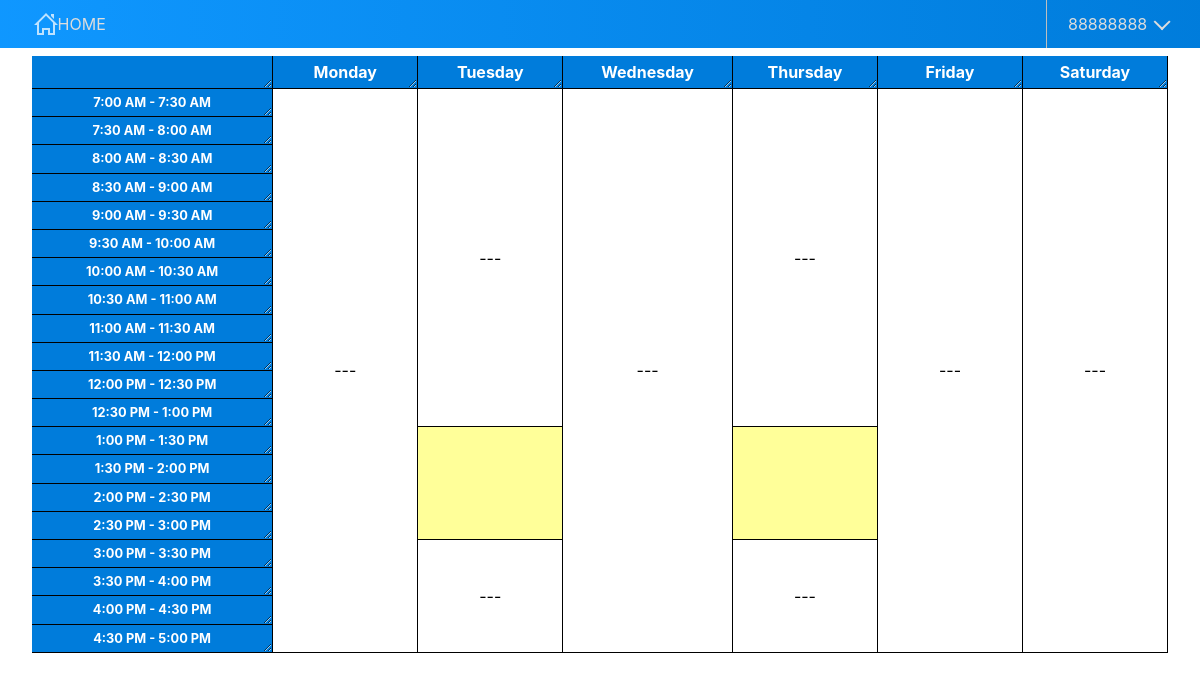
The page /scheduleview.php?signin=success (signed in) on the database as committed earlier.
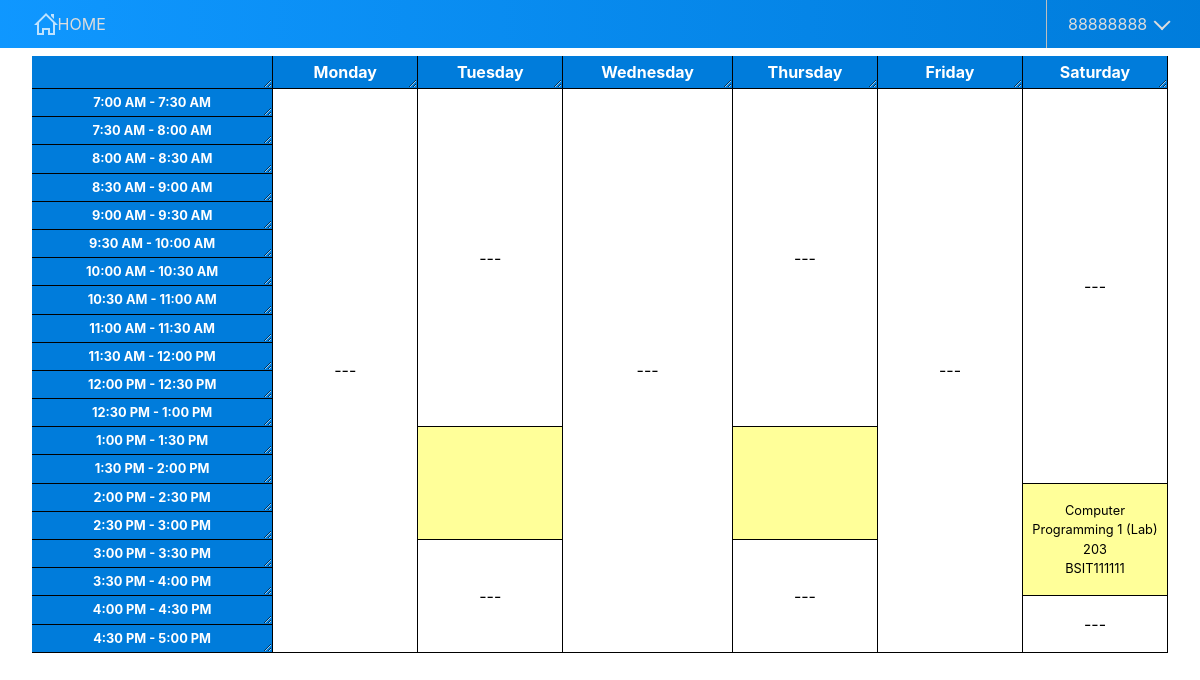
The same page on the database as committed later.
### tables this page shows
CREATE TABLE `schedules_operation` (
  `op_id` int(11) NOT NULL,
  `op_start` time NOT NULL DEFAULT '07:00:00',
  `op_end` time NOT NULL DEFAULT '17:00:00',
  `op_jump` enum('15','30','45','60') NOT NULL DEFAULT '30',
  `op_type` enum('prof','subj','room','sect') NOT NULL,
  `op_typeid` int(11) NOT NULL
);

CREATE TABLE `professors` (
  `id` int(11) NOT NULL,
  `emp_no` int(11) NOT NULL,
  `last_name` tinytext NOT NULL,
  `first_name` tinytext NOT NULL,
  `middle_initial` tinytext NOT NULL,
  `suffix` tinytext NOT NULL,
  `dept_id` int(11) NOT NULL,
  `user_id` int(11) NOT NULL,
  `prof_active` tinyint(1) NOT NULL DEFAULT 1,
  `prof_img` text DEFAULT NULL
);

CREATE TABLE `schedules` (
  `sched_id` int(11) NOT NULL,
  `sched_from` time NOT NULL,
  `sched_to` time NOT NULL,
  `sched_modified` timestamp NOT NULL DEFAULT current_timestamp() ON UPDATE current_timestamp(),
  `prof_id` int(11) DEFAULT NULL,
  `subj_id` int(11) DEFAULT NULL,
  `room_id` int(11) DEFAULT NULL,
  `sect_id` int(11) DEFAULT NULL
);

CREATE TABLE `subjects` (
  `subj_id` int(11) NOT NULL,
  `subj_code` varchar(12) NOT NULL,
  `subj_desc` text NOT NULL,
  `units` int(11) NOT NULL,
  `dept_id` enum('Tertiarty','SHS') NOT NULL,
  `subj_active` tinyint(1) NOT NULL DEFAULT 1
);

CREATE TABLE `rooms` (
  `rm_id` int(11) NOT NULL,
  `rm_name` varchar(30) NOT NULL,
  `rm_desc` text NOT NULL,
  `rm_floor` enum('2nd Floor','3rd Floor','4th Floor','5th Floor') NOT NULL,
  `rm_capacity` smallint(6) NOT NULL,
  `rm_active` tinyint(1) NOT NULL DEFAULT 1
);

CREATE TABLE `sections` (
  `sect_id` int(11) NOT NULL,
  `sect_name` varchar(50) NOT NULL,
  `sect_year` int(11) NOT NULL,
  `sect_sem` int(11) NOT NULL,
  `dept_id` int(11) NOT NULL,
  `sect_active` tinyint(1) NOT NULL DEFAULT 1
);

### classes/Dbh.class.php (called while the page is built)
<?php
class Dbh
{
   private $host = 'localhost';
   private $user = "root";
   private $pwd = "";
   private $dbName = "ClassSchedulingSystem";
   protected function connect()
   {
      try {
         $dsn = "mysql:host=" . $this->host . "; dbname=" . $this->dbName;
         $pdo = new PDO($dsn, $this->user, $this->pwd);
         $pdo->setAttribute(PDO::ATTR_DEFAULT_FETCH_MODE, PDO::FETCH_ASSOC);
         return $pdo;
      } catch (PDOException $e) {
         print "Database Error: " . $e->getMessage() . "<br/>";
         die();
      }
   }
}

### classes/Schedules.class.php (called while the page is built, shortened)
<?php
class Schedules extends Dbh
{
  protected function getDisplayTime($type, $id)
  {
    $sql = "SELECT * FROM schedules_operation WHERE op_type = ? AND op_typeid = ? LIMIT 1";
    try {
      $stmt = $this->connect()->prepare($sql);
      $stmt->execute([$type, $id]);
      $result = $stmt->fetchAll();
      return $result;
    } catch (PDOException $e) {
      trigger_error('Error: ' . $e);
    }
  }
  protected function getTimeSlotValue($type, $id)
  {
    $sql = "SELECT sc.sched_id,sched_from,sched_to,sched_day,last_name,rm_name,sect_name,subj_desc FROM schedules sc
    LEFT JOIN schedules_day sd ON sc.sched_id = sd.sched_id
    LEFT JOIN professors pr ON sc.prof_id = pr.id
    LEFT JOIN rooms ro ON sc.room_id = ro.rm_id
    LEFT JOIN sections se ON sc.sect_id = se.sect_id
    LEFT JOIN subjects su ON sc.subj_id = su.subj_id WHERE sc.{$type}_id = ? ";
    try {
      $stmt = $this->connect()->prepare($sql);
      $stmt->execute([$id]);
      $results = $stmt->fetchAll();
      return $results;
    } catch (PDOException $e) {
      trigger_error('Error: ' . $e);
    }
  }
}

### classes/Professors.class.php (called while the page is built, shortened)
<?php
class Professors extends Dbh
{
   protected function getProfessorByUserID($userID)
   {
      $sql = "SELECT id,emp_no, last_name,first_name,middle_initial,suffix,CONCAT(last_name,', ', first_name,' ', middle_initial, ' ',suffix ) as full_name, p.dept_id,user_id,prof_active, COALESCE(prof_img,'professor.png') as img , dept_name FROM professors p INNER JOIN departments d ON p.dept_id = d.dept_id WHERE user_id = ? LIMIT 1";
      try {
         $stmt = $this->connect()->prepare($sql);
         $stmt->execute([$userID]);
         $result = $stmt->fetchAll();
         return $result;
      } catch (PDOException $e) {
         trigger_error("Error: $e");
      }
   }
}

### classes/ProfessorsView.class.php (called while the page is built, shortened)
<?php
class ProfessorsView extends Professors
{
   public function FetchProfessorByUserID($userID)
   {
      $result = $this->getProfessorByUserID($userID);
      return $result;
   }
}

### classes/SchedulesView.class.php (the view, shortened to what this page needs)
<?php
class SchedulesView extends Schedules
{
  public function FetchDisplayTime($type, $id)
  {
    $result = $this->getDisplayTime($type, $id);
    return $result;
  }
  public function FetchTimeSlotValue($type, $id)
  {
    $results = $this->getTimeSlotValue($type, $id);
    return $results;
  }
  public function GenerateCellValue($type, $data)
  {
    $subjDesc = $data['subj_desc'] ?? '';
    $sectName = $data['sect_name'] ?? '';
    $lastName = $data['last_name'] ?? '';
    $roomName = $data['rm_name'] ?? '';
    $newArray = [];
    if ($type == 'sect') {
      array_push($newArray, $subjDesc);
      array_push($newArray, $roomName);
      array_push($newArray, $lastName);
    } else if ($type == 'prof') {
      array_push($newArray, $subjDesc);
      array_push($newArray, $roomName);
      array_push($newArray, $sectName);
    } else if ($type == 'subj') {
      array_push($newArray, $lastName);
      array_push($newArray, $roomName);
      array_push($newArray, $sectName);
    } else if ($type == 'room') {
      array_push($newArray, $subjDesc);
      array_push($newArray, $lastName);
      array_push($newArray, $sectName);
    }
    return $newArray;
  }
  public function DisplaySchedule($caption, $start, $end, $jump, $type, $ID)
  {
    echo "<table>";
    echo "<tr>";
    echo   "<th></th>";
    $daysWeek = array("Monday", "Tuesday", "Wednesday", "Thursday", "Friday", "Saturday");
    foreach ($daysWeek as  $dayWeek) {
      echo "<th>$dayWeek</th>";
    }
    echo "</tr>";
    $values = array();
    $schedSlots = $this->FetchTimeSlotValue($type, $ID);
    for ($i = $start; $i < $end; $i += 15 * 60) {
      $timeDisplay = (($i + $jump * 60) - $start) / 60;
      if ($timeDisplay % $jump == 0) {
        $toTime = date('g:i A', ($i + $jump * 60));
        $time = date('g:i A', $i);
        $values[$time] = array();
        $cellValue =  "<th class='table__Time' scope='row'>$time - $toTime</th>";
        array_push($values[$time], $cellValue);
        foreach ($daysWeek as $days) {
          $cellValue = '<td>---</td>';
          foreach ($schedSlots as $schedSlot) {
            if ($days == $schedSlot['sched_day']) {
              if ($i >= strtotime($schedSlot['sched_from']) && $i < strtotime($schedSlot['sched_to'])) {
                $cellValues = $this->GenerateCellValue($type, $schedSlot);
                $cellValue = "<td class='slot'><a class='form__Toggle' href='?type=$type&id=$ID&schedid={$schedSlot['sched_id']}'>
                                <span>{$cellValues[0]}</span>
                                <span>{$cellValues[1]}</span>
                                <span>{$cellValues[2]}</span>
                                </a></td>";
              }
            }
          }
          array_push($values[$time], $cellValue);
        }
      }
    }
    foreach ($values as $key => $value) {
      echo "<tr>";
      foreach ($value as $x) {
        if (!empty($x)) {
          echo "$x";
        }
      }
      echo "</tr>";
    }
    echo "</table>";
  }
}

### layouts/__header.php (shortened to what this page needs)
<?php
$sessionUsername = $_SESSION['username'];
?>
<!DOCTYPE html>
<html lang="en">
<head>
   <link rel="stylesheet" href="./styles/reset.css" />
   <link rel="stylesheet" href="./styles/admin.css" />
   <link rel="stylesheet" media='print' href="./styles/print.css" />
</head>
<body>
   <nav class="nav">
      <?php
      $url = $_SERVER['REQUEST_URI'];
      if (!strpos($url, "dashboard")) {
         echo "<a href='dashboard.php' class='nav__Home'><span>HOME</span></a>";
      } else {
         echo '<div></div>';
      }
      ?>
      <div class='nav__Profile'>
         <a href='./scheduleview.php' class='nav__User'><?php echo $sessionUsername ?></a>
      </div>
   </nav>

### scheduleview.php (shortened to what this page needs)
<?php
include_once './layouts/__header.php';
?>
<main class="scheduleview module">
  <?php
  $schedView = new SchedulesView();
  $profView = new ProfessorsView();
  $userID = $sessionID;
  $prof = $profView->FetchProfessorByUserID($userID);
  $prof = $prof[0];
  $profID = $prof['id'];
  $caption =   $profView->GenerateFullName($prof['last_name'], $prof['first_name'], $prof['middle_initial'], $prof['suffix']);
  $type = 'prof';
  $dTime = $schedView->FetchDisplayTime($type, $profID)[0];
  $startTime = $dTime['op_start'];
  $endTime   = $dTime['op_end'];
  $jumpTime  = $dTime['op_jump'];
  $newStartTime = strtotime($startTime);
  $newEndTime = strtotime($endTime);
  echo "<div class='schedules__Table'>";
  $schedView->DisplaySchedule($caption, $newStartTime, $newEndTime, $jumpTime, $type, $profID);
  echo "</div>";
  ?>
</main>
<?php
include_once './layouts/__footer.php';
?>

### layouts/__footer.php
   </body>
</html>

### styles/admin.css (style rules this page uses)
* { margin: 0; padding: 0; -webkit-box-sizing: border-box; box-sizing: border-box; }
html { font-family: -apple-system, BlinkMacSystemFont, "Segoe UI", Roboto, Oxygen, Ubuntu, Cantarell, "Open Sans", "Helvetica Neue", sans-serif; height: 100vh; font-size: 16px; }
body { height: 100%; line-height: 1.5; display: -ms-grid; display: grid; -ms-grid-rows: auto 1fr auto; -ms-grid-columns: 1fr; grid-template: auto 1fr auto / 1fr; }
body main { -webkit-box-flex: 1; -ms-flex-positive: 1; flex-grow: 1; padding: 0 2rem; }
a { text-decoration: none; }
.nav { background: -webkit-gradient(linear, left top, right top, from(var(--color-background-light)), to(var(--color-background-dark))); background: linear-gradient(to right, var(--color-background-light) 0%, var(--color-background-dark) 100%); position: -webkit-sticky; position: sticky; top: 0; z-index: 100; display: -webkit-box; display: -ms-flexbox; display: flex; -webkit-box-pack: justify; -ms-flex-pack: justify; justify-content: space-between; padding: 0 2rem; height: 3rem; }
.nav a, .nav button { color: var(--color-background-dark-grey); background: none; font-size: 1rem; }
.nav .nav__Home { position: relative; display: -ms-grid; display: grid; place-content: center; }
.nav .nav__Home span { position: relative; left: 1.6rem; }
.nav .nav__Home span::before { content: ""; width: 1.5rem; height: 1.5rem; -webkit-mask: url("../drawables/icons/home.svg"); mask: url("../drawables/icons/home.svg"); -webkit-mask-repeat: no-repeat; mask-repeat: no-repeat; background: var(--color-text-light); position: absolute; left: -1.5rem; }
.nav__Profile { display: -ms-grid; display: grid; place-content: center; position: relative; padding: 0.25rem 1rem; border-left: 1px solid #bebebe; height: inherit; }
.nav__Profile .nav__User { padding: 0 0.3rem; }
.nav__Profile .nav__User::after { content: ""; position: absolute; right: 0; top: calc(50% - 0.5rem); border: solid var(--color-background-dark-grey); border-width: 0 0 2px 2px; -webkit-transform: rotate(-45deg); transform: rotate(-45deg); padding: 0.3rem; }
.module { display: -ms-grid; display: grid; -ms-grid-rows: auto 1fr; -ms-grid-columns: 1fr; grid-template: auto 1fr/ 1fr; }
.module a { text-decoration: none; }
.schedules__Table { margin-top: 0.5rem; min-height: 323px; }
.schedules__Table table { width: 100%; border-spacing: 0; }
.schedules__Table td, .schedules__Table th { min-width: 5rem; border-right: 1px solid black; border-bottom: 1px solid black; text-align: center; padding: 0.25rem 0; }
.schedules__Table tr { height: 1.5rem; }
.schedules__Table th { background: var(--color-background-dark); color: white; resize: both; overflow: auto; }
.schedules__Table .table__Time { font-size: 0.8rem; }
.schedules__Table .slot { position: relative; font-size: 0.8rem; }
.schedules__Table .slot a { position: absolute; left: 0; top: 0; height: 100%; width: 100%; display: -webkit-box; display: -ms-flexbox; display: flex; -webkit-box-orient: vertical; -webkit-box-direction: normal; -ms-flex-direction: column; flex-direction: column; -webkit-box-pack: center; -ms-flex-pack: center; justify-content: center; -webkit-box-align: center; -ms-flex-align: center; align-items: center; text-decoration: none; color: black; background: rgba(255, 255, 0, 0.4); }
.schedules__Table .slot a span { text-transform: capitalize; }
:root { --color-background-dark: hsl(206, 100%, 43%); --color-background-light: hsl(206, 100%, 53%); --color-background-dark-grey: #ddd; --color-text-light: hsl(206, 100%, 87%); }

### styles/print.css (style rules this page uses)
html { font-size: 12px; font-family: Georgia, "Times New Roman", Times, serif; }
.nav, .schedules__Details { display: none; }
.schedules__Table { position: absolute; left: 0; top: 0; margin: 0; padding: 0; width: 100%; height: 100vh; }
.schedules__Table td, .schedules__Table th, .schedules__Table tr { font-size: 1.5rem; height: 2rem; }
.schedules__Table tr { height: 2rem; }
.schedules__Table .slot a { background: rgba(255, 255, 0, 0.4); }

Rows that differ between the two databases and show on the page:
now on this page (row unchanged): subjects: subj_desc "Computer Programming 1 (Lab)"
now on this page (row edited): rooms: rm_name "203"
now on this page (row unchanged): sections: sect_name "BSIT111111"
